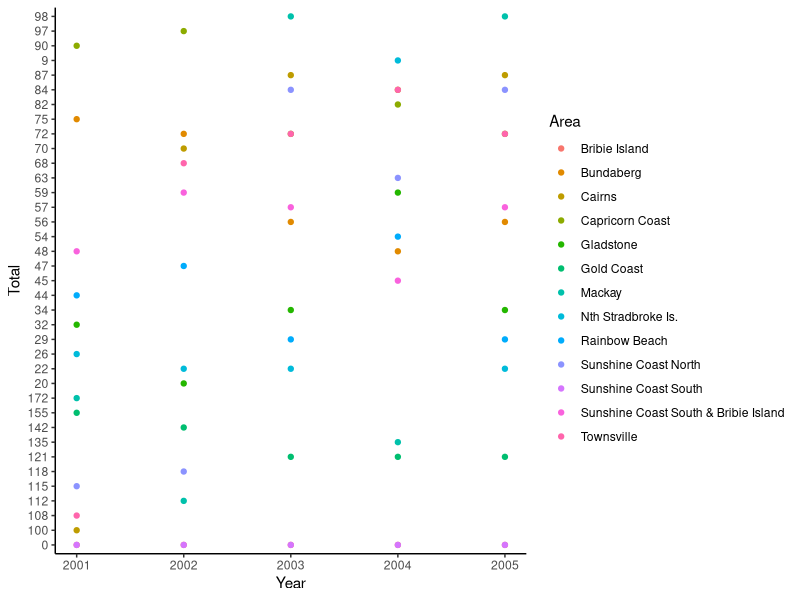

Generate this figure with R:
## ---- chunk 1
library(tidyverse)
library(readr)
QFISH <- read_csv("data/QFISH.csv")
QFISH <- mutate_all(QFISH, ~replace(., is.na(.),0)) #replace n/as with zeros.
## ---- chunk 2
yr2001 <- QFISH |> # selected year 2001 first to start with
  dplyr::select(Area, starts_with("2001")) # if errors here put yr2001 infront of Area then comma,

colnames(yr2001) <- unlist(yr2001[1,]) # removes repeated row  (first row- year)

yr2001 <-
  yr2001 |>
  slice(-1) |> #removes repeated catch row
    rename(Area = Catch) |> #replaces the heading catch with area
  mutate(Year = 2001) #adds the row year and fills with 2001
## ---- chunk 3
yr2002 <- QFISH |> # selected year 2002 first to start with
  select(Area, starts_with("2002"))

colnames(yr2002) <- unlist(yr2002[1,]) # removes repeated row  (first row -year)

yr2002 <-
  yr2002 |>
  slice(-1) |> # removes catch row?
  rename(Area = Catch) |> # replaced Catch header with Area
  mutate(Year = 2002)
## ---- chunk 4
yr2003 <- QFISH |>
  select(Area, starts_with("2003"))

colnames(yr2003) <- unlist(yr2003[1,])
 
yr2003 <- 
  yr2003 |> 
  slice(-1) |>
  rename(Area = Catch) |>
  mutate(Year = 2003)
## ---- chunk 5
yr2004 <- QFISH |> # selected year 2001 first to start with
  select(Area, starts_with("2004")) # if errors here put yr2001 infront of Area then comma

colnames(yr2004) <- unlist(yr2004[1,]) # removes repeated row  (first row- year)

yr2004 <-
  yr2004 |>
  slice(-1) |> # removes catch row?
  rename(Area = Catch) |> # replaced Catch header with Area
  mutate(Year = 2004)
## ---- chunk 6
yr2005 <- QFISH |>
  select(Area, starts_with("2003"))

colnames(yr2005) <- unlist(yr2005[1,])
 
yr2005 <- 
  yr2005 |> 
  slice(-1) |>
  rename(Area = Catch) |>
  mutate(Year = 2005)
## ---- chunk 7
QFISH_new <- 
  bind_rows(yr2001,yr2002, yr2003, yr2004, yr2005)
## ---- chunk 8
ggplot(data = QFISH_new) +
  geom_point(mapping = aes(x = Year, y = Total, colour = Area)) + 
  theme_classic()
